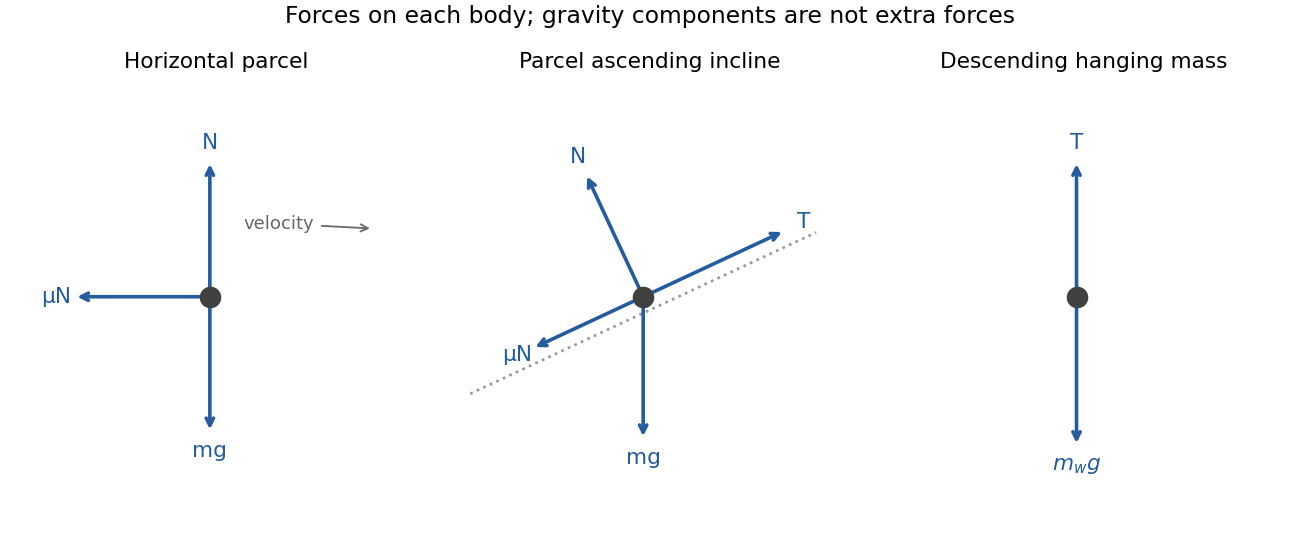

Write the Python code that produced this figure.
"""Original free-body diagrams; force directions, not scale magnitudes."""
from pathlib import Path
import numpy as np
import matplotlib.pyplot as plt
fig,axs=plt.subplots(1,3,figsize=(10,4.2),layout='constrained',facecolor='white')
def force(ax,v,label,colour='#245c9f'):
 ax.annotate('',v,(0,0),arrowprops={'arrowstyle':'->','color':colour,'lw':2})
 ax.text(v[0]*1.13,v[1]*1.13,label,ha='center',va='center',fontsize=12,color=colour)
for ax in axs:
 ax.scatter([0],[0],s=120,color='.25',zorder=4);ax.set(xlim=(-1.5,1.6),ylim=(-1.5,1.6),aspect='equal');ax.axis('off')
force(axs[0],(0,1),'N');force(axs[0],(0,-1),'mg');force(axs[0],(-1,0),'μN')
axs[0].annotate('velocity',(1.2,.5),(.25,.5),arrowprops={'arrowstyle':'->','color':'.4'},color='.4')
a=np.deg2rad(25);t=np.array([np.cos(a),np.sin(a)]);n=np.array([-np.sin(a),np.cos(a)])
axs[1].plot([-1.4*t[0],1.4*t[0]],[-1.4*t[1]-.12,1.4*t[1]-.12],':',color='.6')
force(axs[1],1.15*t,'T');force(axs[1],-.9*t,'μN');force(axs[1],n,'N');force(axs[1],(0,-1.05),'mg')
force(axs[2],(0,1),'T');force(axs[2],(0,-1.1),r'$m_wg$')
for ax,title in zip(axs,['Horizontal parcel','Parcel ascending incline','Descending hanging mass']):ax.set_title(title,fontsize=12)
fig.suptitle('Forces on each body; gravity components are not extra forces',fontsize=13)
fig.savefig(Path('paper-1-forces.png'),dpi=130,facecolor='white');plt.close(fig)
